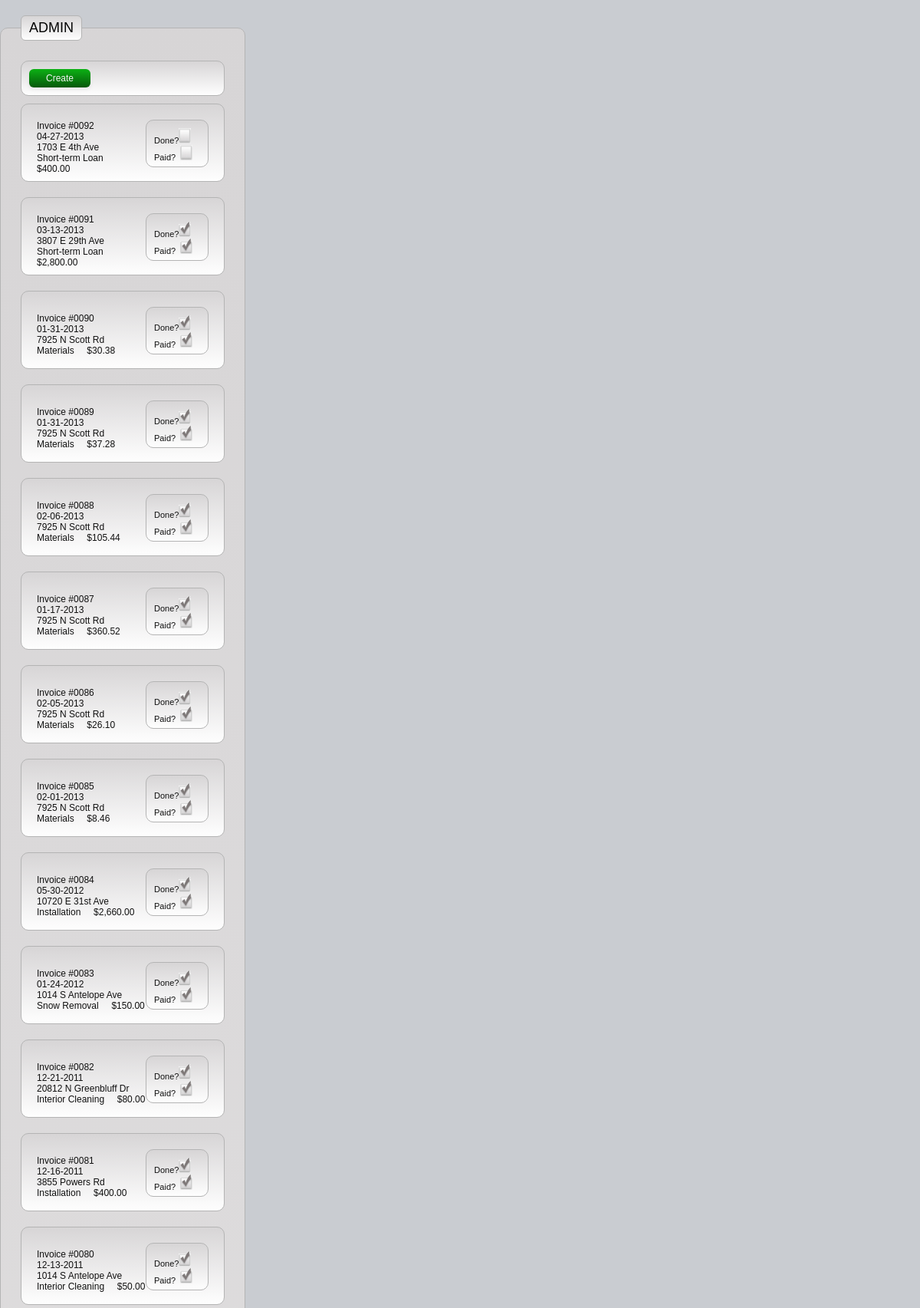
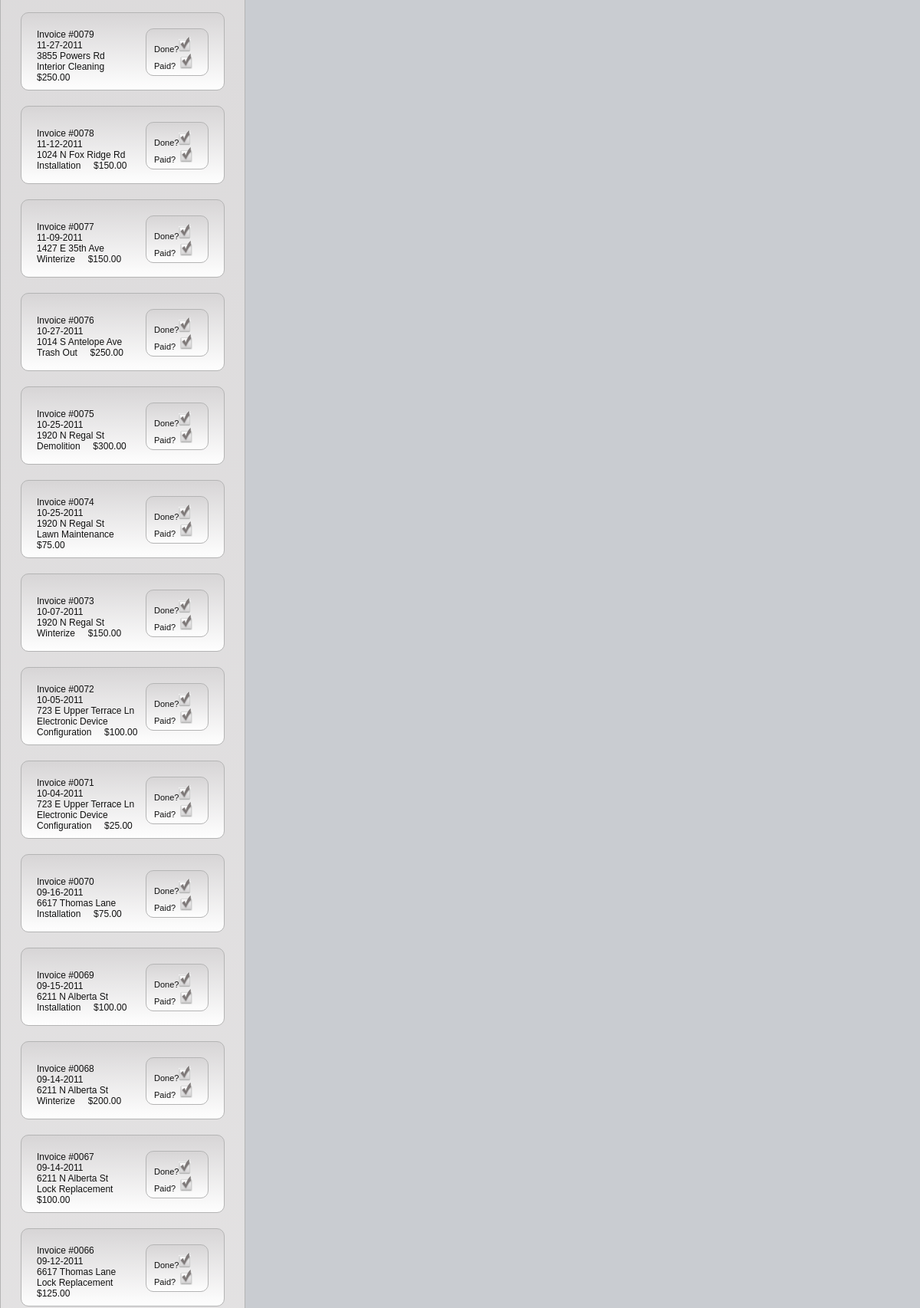
The page /mobile/content.php (signed in, upper part) on the database its author committed (2 pictures, top to bottom).
### tables this page shows
CREATE TABLE `invoice` (
  `id` int(8) unsigned NOT NULL auto_increment,
  `client_id` int(8) NOT NULL,
  `sku_id` int(8) NOT NULL,
  `project_id` int(8) NOT NULL,
  `bid_id` int(8) NOT NULL,
  `term_id` int(8) NOT NULL default '1',
  `date_start` date NOT NULL,
  `complete_date` date NOT NULL,
  `description` text NOT NULL,
  `amount` decimal(8,2) NOT NULL,
  `reciepts` tinyint(1) NOT NULL,
  `image` tinyint(1) NOT NULL,
  `images` text NOT NULL,
  `milage_id` int(8) NOT NULL,
  `loan_amount` decimal(7,2) NOT NULL,
  `loan_paid` tinyint(1) NOT NULL default '0',
  `interest_amount` decimal(7,2) NOT NULL,
  `interest_paid` tinyint(1) NOT NULL default '0',
  `complete` tinyint(1) NOT NULL,
  `paid` tinyint(1) NOT NULL,
  `paid_checknum` varchar(50) NOT NULL,
  `paid_date` date NOT NULL,
  `project_cost` decimal(8,2) NOT NULL,
  `save_tax` decimal(8,2) NOT NULL,
  `actual_net` decimal(8,2) NOT NULL,
  PRIMARY KEY  (`id`)
);

CREATE TABLE `projectsites` (
  `id` int(8) unsigned NOT NULL auto_increment,
  `address` varchar(50) NOT NULL,
  `city` varchar(50) NOT NULL,
  `state` varchar(2) NOT NULL,
  `zipcode` varchar(6) NOT NULL,
  `code` varchar(4) NOT NULL,
  `map` text NOT NULL,
  PRIMARY KEY  (`id`)
);

CREATE TABLE `sku` (
  `id` int(8) unsigned NOT NULL auto_increment,
  `name` varchar(50) NOT NULL,
  `shortdesc` text NOT NULL,
  PRIMARY KEY  (`id`)
);

### mobile/content.php (the view, shortened to what this page needs)
<?
    include("common/author.php");
    include("common/header.php");
?>
<form id="form-1" action="" method="post">
  <fieldset>
    <legend><?= strtoupper($_SESSION['username_access']); ?></legend>
        <ol class="buttons">
            <li style=""><input type="submit" class="button" value="Create" /></li>
        </ol>
<?
    $sql = "SELECT * FROM invoice ORDER BY ID DESC";
    $sql = mysqli_query($connection, $sql);
    while($list = mysqli_fetch_assoc($sql)) {
        extract($list);
        if ($id >= 10) {
		      if ($id <= 99) {
	       		  $inv = '00'.$id;
		      } else {
		          $inv = '0'.$id;
		      }
		} else if ($id <= 9) {
			$inv = '000'.$id;
        }
        $sqlB = "SELECT p.address,p.city,p.state,p.zipcode,s.name FROM projectsites AS p, sku AS s WHERE p.id='$project_id' AND s.id='$sku_id'";
        $sqlB = mysqli_query($connection, $sqlB);
        list($address,$city,$state,$zipcode,$sku_name) = mysqli_fetch_row($sqlB);
        if ($complete == 1) {
            $complete_checkbox = 'checked';
        } else {
            $complete_checkbox = 'unchecked';
        }
        if ($paid == 1) {
            $paid_checkbox = 'checked';
        } else {
            $paid_checkbox = 'unchecked';
        }
        $mdy = explode("-",$date_start);
        $date_start = $mdy[1].'-'.$mdy[2].'-'.$mdy[0];
?>
        <ol style="margin-bottom: 20px;">
            <li style="height: 60px; font-size: 12px; font-weight: none; padding: 10px 10px 10px 10px;">
            <a href="content_.php?page=invoices&amp;id=<?= $id ?>&amp;action=update" style="border: 0px; text-decoration: none; color: inherit;">
                <table style="height: 60px; margin: 0px; padding: 0px 0px 0px 0px; border: 0px; border-collapse: collapse;">
                    <tr>
                        <td style="width: 180px; padding: 0px; margin: 0px; border: 0px;">
                            Invoice #<?= $inv ?><br />
                            <?= $date_start ?><br />
                            <?= $address ?><br />
                            <?= $sku_name ?> &nbsp; &nbsp; $<?= number_format($amount, 2, '.', ',') ?>
                            </td>
                        <td style="width: 60px; padding: 0px; margin: 0px; border: 0px; font-size: 11px;">
                            <ol style="width: 60px; height: 40px;">
                                <li>
                            Done?<img src="imgs/box_<?= $complete_checkbox ?>.png" alt="box_<?= $complete_checkbox ?>.png" style="width: 16px; height: 20px; border: 0px; margin: 0px auto; padding: 0px;" /><br />
                            Paid?&nbsp;&nbsp;<img src="imgs/box_<?= $paid_checkbox ?>.png" alt="box_<?= $paid_checkbox ?>.png" style="width: 16px; height: 20px; border: 0px; margin: 0px auto; padding: 0px;" />
                                </li>
                            </ol>
                        </td>
                    </tr>
                </table>
            </li>
        </ol>
<?
    }
?>
  </fieldset>
</form>
<?
    include("common/footer.php");
?>
</html>

### mobile/global.css (style rules this page uses)
html, body, h1, form, fieldset, legend, ol, li { margin: 0; padding: 0; }
body { background: #c9ccd1; color: #111111; font-family: Helvetica; padding: 20px 0px 0px 0px; font-size: 18px }
input:not([type=checkbox]), textarea { width: 200px; padding: 5px; border: 1px solid #ccc; -moz-border-radius: 5px; -webkit-border-radius: 5px; }
form { width: 320px; height: 458px; margin: 0px; }
form fieldset { padding: 26px; border: 1px solid #b4b4b4; -moz-border-radius: 10px; -webkit-border-radius: 10px; }
form legend { padding: 5px 10px 5px 10px; color: #030303; -moz-border-radius: 6px; -webkit-border-radius: 6px; border: 1px solid #b4b4b4; }
form ol { list-style: none; margin-bottom: 10px; border: 1px solid #b4b4b4; -moz-border-radius: 10px; -webkit-border-radius: 10px; padding: 10px; }
form ol, form legend, form fieldset { background-image: -moz-linear-gradient(top, #d7d5d6, #fefefe); background-image: -webkit-gradient(linear,left bottom,left top,color-stop(0, #fefefe),color-stop(1, #d7d5d6)); }
form ol.buttons { overflow: auto; }
form ol.buttons li { float: left; width: 100px; }
input[type=submit] { width: 80px; color: #f3f3f3; -moz-border-radius: 6px; -webkit-border-radius: 6px; background-image: -moz-linear-gradient(top, #0cb114, #07580b); background-image: -webkit-gradient(linear,left bottom,left top,color-stop(0, #07580b),color-stop(1, #0cb114)); -webkit-box-shadow: #4b4b4b 0px 2px 5px; -moz-box-shadow: #4e4e4e 0px 2px 5px; box-shadow: #e3e3e3 0px 2px 5px; border: none; font-family: Helvetica; font-size: 12px; }

### rows shown on the page
invoice: id "0092", date_start "04-27-2013", projectsites.address "1703 E 4th Ave", sku.name "Short-term Loan", amount "400.00", shows a picture
invoice: id "0091", date_start "03-13-2013", projectsites.address "3807 E 29th Ave", sku.name "Short-term Loan", amount "2,800.00"
invoice: id "0090", date_start "01-31-2013", projectsites.address "7925 N Scott Rd", sku.name "Materials", amount "30.38"
invoice: id "0089", date_start "01-31-2013", projectsites.address "7925 N Scott Rd", sku.name "Materials", amount "37.28"
invoice: id "0088", date_start "02-06-2013", projectsites.address "7925 N Scott Rd", sku.name "Materials", amount "105.44"
invoice: id "0087", date_start "01-17-2013", projectsites.address "7925 N Scott Rd", sku.name "Materials", amount "360.52"
invoice: id "0086", date_start "02-05-2013", projectsites.address "7925 N Scott Rd", sku.name "Materials", amount "26.10"
invoice: id "0085", date_start "02-01-2013", projectsites.address "7925 N Scott Rd", sku.name "Materials", amount "8.46"
invoice: id "0084", date_start "05-30-2012", projectsites.address "10720 E 31st Ave", sku.name "Installation", amount "2,660.00"
invoice: id "0083", date_start "01-24-2012", projectsites.address "1014 S Antelope Ave", sku.name "Snow Removal", amount "150.00"
invoice: id "0082", date_start "12-21-2011", projectsites.address "20812 N Greenbluff Dr", sku.name "Interior Cleaning", amount "80.00"
invoice: id "0081", date_start "12-16-2011", projectsites.address "3855 Powers Rd", sku.name "Installation", amount "400.00"
invoice: id "0080", date_start "12-13-2011", projectsites.address "1014 S Antelope Ave", sku.name "Interior Cleaning", amount "50.00"
invoice: id "0079", date_start "11-27-2011", projectsites.address "3855 Powers Rd", sku.name "Interior Cleaning", amount "250.00"
invoice: id "0078", date_start "11-12-2011", projectsites.address "1024 N Fox Ridge Rd", sku.name "Installation", amount "150.00"
invoice: id "0077", date_start "11-09-2011", projectsites.address "1427 E 35th Ave", sku.name "Winterize", amount "150.00"
invoice: id "0076", date_start "10-27-2011", projectsites.address "1014 S Antelope Ave", sku.name "Trash Out", amount "250.00"
invoice: id "0075", date_start "10-25-2011", projectsites.address "1920 N Regal St", sku.name "Demolition", amount "300.00"
invoice: id "0074", date_start "10-25-2011", projectsites.address "1920 N Regal St", sku.name "Lawn Maintenance", amount "75.00"
invoice: id "0073", date_start "10-07-2011", projectsites.address "1920 N Regal St", sku.name "Winterize", amount "150.00"
invoice: id "0072", date_start "10-05-2011", projectsites.address "723 E Upper Terrace Ln", sku.name "Electronic Device Configuration", amount "100.00"
invoice: id "0071", date_start "10-04-2011", projectsites.address "723 E Upper Terrace Ln", sku.name "Electronic Device Configuration", amount "25.00"
invoice: id "0070", date_start "09-16-2011", projectsites.address "6617 Thomas Lane", sku.name "Installation", amount "75.00"
invoice: id "0069", date_start "09-15-2011", projectsites.address "6211 N Alberta St", sku.name "Installation", amount "100.00"
invoice: id "0068", date_start "09-14-2011", projectsites.address "6211 N Alberta St", sku.name "Winterize", amount "200.00"
invoice: id "0067", date_start "09-14-2011", projectsites.address "6211 N Alberta St", sku.name "Lock Replacement", amount "100.00"
invoice: id "0066", date_start "09-12-2011", projectsites.address "6617 Thomas Lane", sku.name "Lock Replacement", amount "125.00"

### other values the page prints
$_SESSION['username_access'] "ADMIN"
